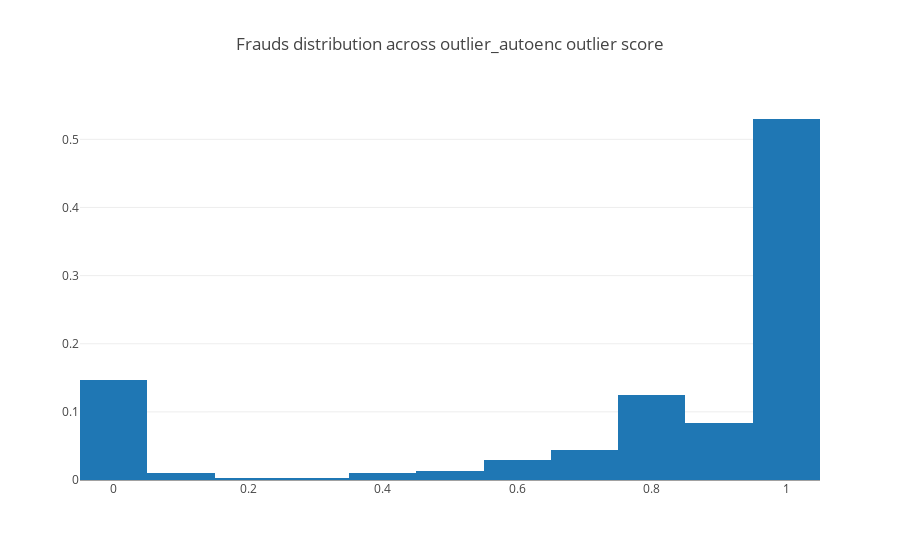
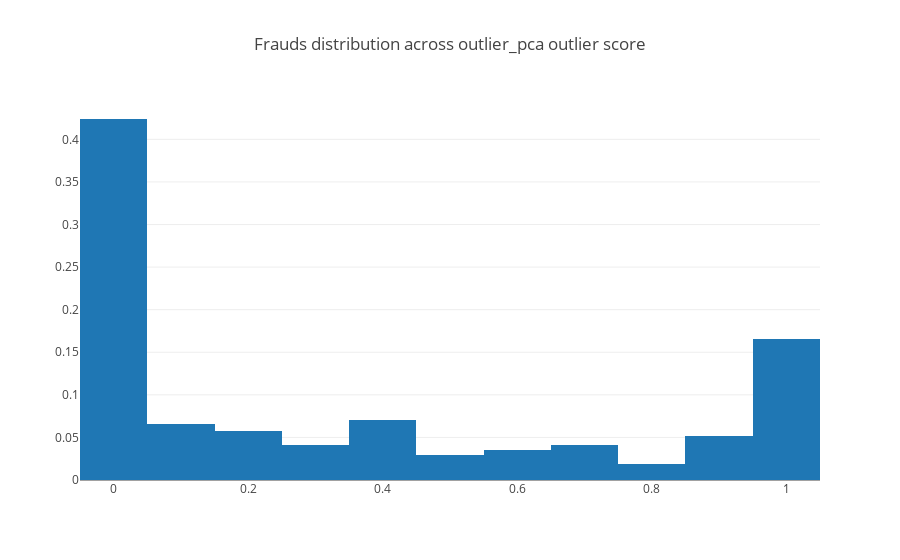
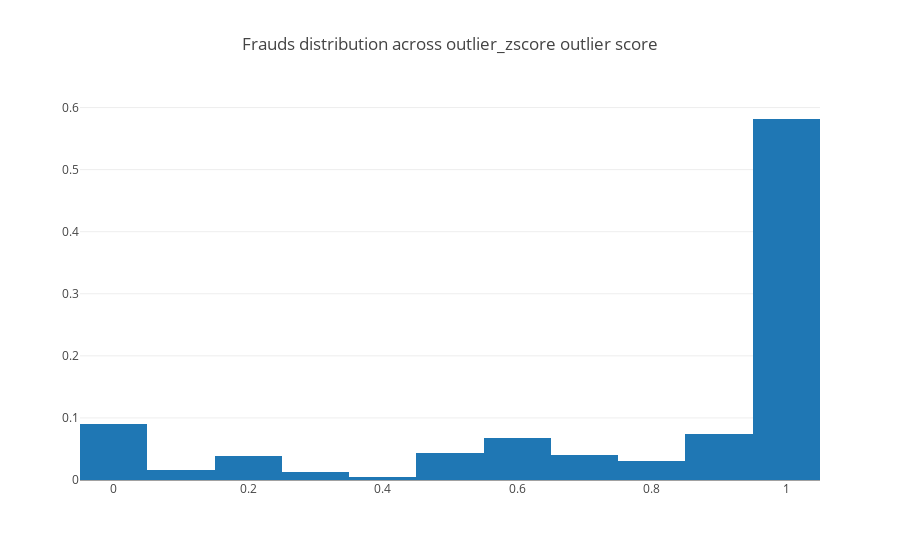

The notebook cell these images were saved under, in order:
### Code cell
ensemble_df_train_true = ensemble_df_train[df_train_unbalanced[LABEL].as_data_frame()[LABEL] == True]
for col in OUTLIER_COLUMNS:
    data = [go.Histogram(x=ensemble_df_train_true[col], histnorm='probability')]
    layout = go.Layout(title='Frauds distribution across ' + col +' outlier score')
    fig = dict(data=data, layout=layout)
    plotly.offline.iplot(fig)

### Figure 1 — Plotly figure (JSON) as saved in the notebook; plotly's stock layout.template omitted (floating-point values rounded to 4 significant figures; data arrays with more than 128 entries replaced by an {"elided": "..."} marker saying what was removed)
{"data": [{"histnorm": "probability", "type": "histogram", "x": {"elided": "368 float values"}}], "layout": {"title": "Frauds distribution across outlier_autoenc outlier score"}}

### Figure 2 — Plotly figure (JSON) as saved in the notebook; plotly's stock layout.template omitted (floating-point values rounded to 4 significant figures; data arrays with more than 128 entries replaced by an {"elided": "..."} marker saying what was removed)
{"data": [{"histnorm": "probability", "type": "histogram", "x": {"elided": "368 float values"}}], "layout": {"title": "Frauds distribution across outlier_pca outlier score"}}

### Figure 3 — Plotly figure (JSON) as saved in the notebook; plotly's stock layout.template omitted (floating-point values rounded to 4 significant figures; data arrays with more than 128 entries replaced by an {"elided": "..."} marker saying what was removed)
{"data": [{"histnorm": "probability", "type": "histogram", "x": {"elided": "368 float values"}}], "layout": {"title": "Frauds distribution across outlier_zscore outlier score"}}
